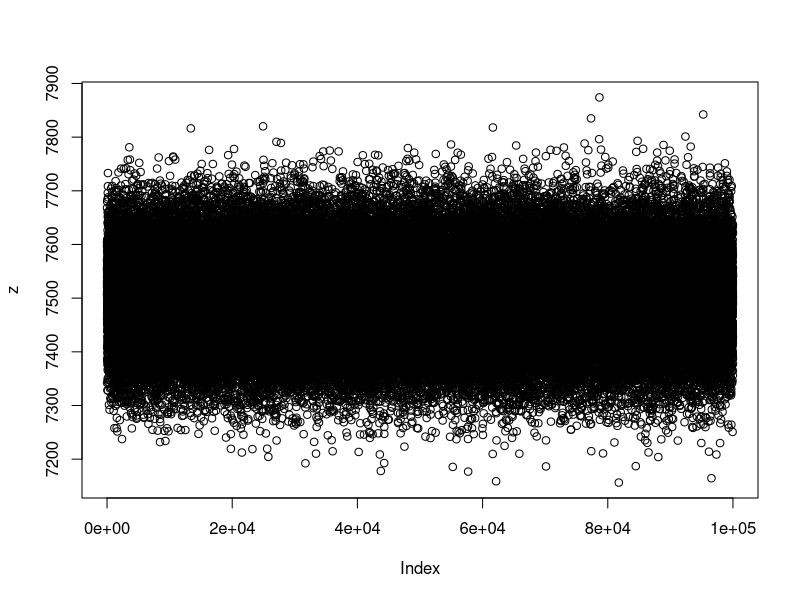

Here is the R script that generated this plot:
## ---- chunk 1
z=rep(0,100000)
for(i in 1:100000){
  y=sum(rexp(5000,2))
  x=sum(rexp(5000,1))
  z[i]=x+y
}
zt=z[z<=7456 & z>=7400]
length(zt)/length(z)
plot(z)
## ---- chunk 2
kz=rep(0,10000)
for(i in 1:length(kz)){
  k=sum(rexp(12500,3))
  kz[i]=k
}
kt=kz[kz<=7456 & kz>=7400]
length(kt)/length(kz)
## ---- chunk 3
install.packages("tm")
install.packages("SnowballC")
install.packages("wordcloud")
install.packages("RColorBrewer")
install.packages("topicmodels")
install.packages("ldatuning")
install.packages("SentimentAnalysis")
